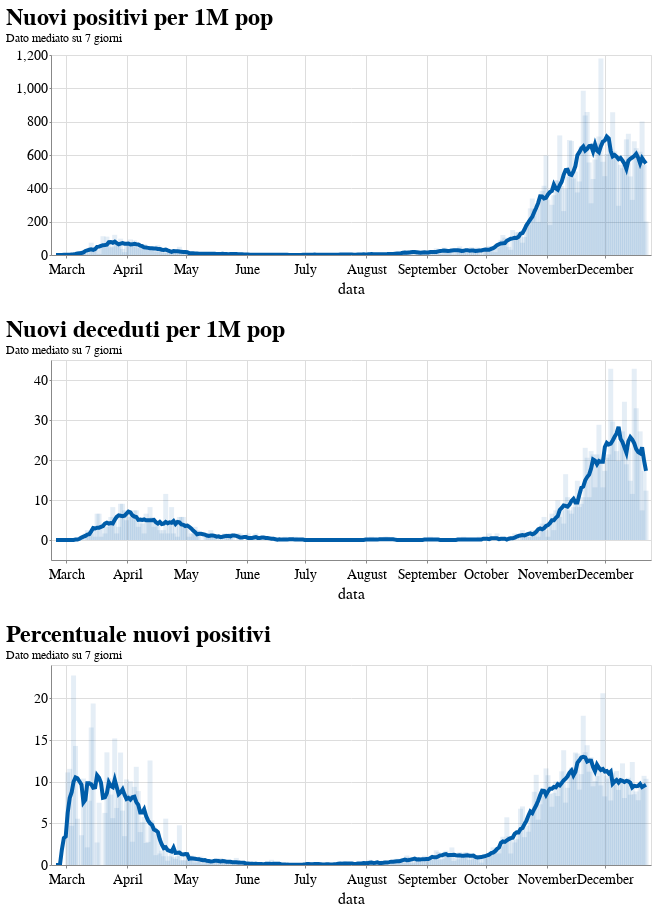

The notebook cell this image was saved under:
### Code cell
c1 = rolling_avg('nuovi_positivi_per_1M_pop', title="Nuovi positivi per 1M pop") 
c2 = rolling_avg('nuovi_deceduti_per_1M_pop', title="Nuovi deceduti per 1M pop")
c3 = rolling_avg('percentuale_nuovi_positivi', title="Percentuale nuovi positivi")
alt.vconcat(c1, c2, c3)

### Figure 1 — Vega-Lite specification as saved in the notebook (floating-point values rounded to 4 significant figures; data arrays with more than 128 entries replaced by an {"elided": "..."} marker saying what was removed)
{"config": {"view": {"width": 600, "height": 400}, "background": "#ffffff", "title": {"anchor": "start", "font": "Source Sans Pro, Arial, sans", "fontColor": "#000000", "fontSize": 24, "fontWeight": "bold"}, "arc": {"fill": "#005DA9"}, "area": {"fill": "#005DA9"}, "line": {"stroke": "#005DA9", "strokeWidth": 4}, "path": {"stroke": "#005DA9"}, "rect": {"fill": "#005DA9"}, "shape": {"stroke": "#005DA9"}, "bar": {"fill": "#005DA9"}, "point": {"stroke": "#005DA9"}, "symbol": {"fill": "#005DA9", "size": 60}, "axis": {"titleFont": "Source Sans Pro, sans", "titleFontSize": 16, "titleFontWeight": "normal", "labelFont": "Source Sans Pro, sans", "labelFontSize": 14, "labelFontWeight": "normal"}, "axisX": {"labelAngle": 0, "labelPadding": 4, "tickSize": 3}, "axisY": {"labelBaseline": "middle", "maxExtent": 45, "minExtent": 45, "tickSize": 2, "titleAlign": "left", "titleAngle": 0, "titleX": -45, "titleY": -11}, "headerFacet": {"titleFontSize": 16, "labelFontSize": 14}, "headerRow": {"titleFontSize": 16, "labelFontSize": 14}, "headerColumn": {"titleFontSize": 16, "labelFontSize": 14}, "legend": {"titleFont": "Source Sans Pro, sans", "titleFontSize": 16, "titleFontWeight": "normal", "symbolType": "circle", "labelFont": "Source Sans Pro, sans", "labelFontSize": 15}, "range": {"category": ["#AB377A", "#AEC067", "#9BC3B7", "#928285", "#F07F3C", "#FFE054", "#E30034", "#005DA9", "#644F54", "#5EA290", "#769F3B", "#812161", "#E36319", "#F5C631"]}}, "vconcat": [{"layer": [{"mark": "line", "encoding": {"tooltip": [{"type": "temporal", "field": "data"}, {"type": "quantitative", "field": "nuovi_positivi"}, {"type": "quantitative", "field": "nuovi_deceduti"}, {"type": "quantitative", "field": "incremento"}], "x": {"type": "temporal", "field": "data"}, "y": {"type": "quantitative", "field": "averaged", "title": ""}}, "height": 200, "selection": {"selector001": {"type": "interval", "bind": "scales"}}, "transform": [{"window": [{"op": "mean", "field": "nuovi_positivi_per_1M_pop", "as": "averaged"}], "frame": [-4, 3]}], "width": 600}, {"mark": {"type": "bar", "opacity": 0.1}, "encoding": {"tooltip": [{"type": "temporal", "field": "data"}, {"type": "quantitative", "field": "nuovi_positivi"}, {"type": "quantitative", "field": "nuovi_deceduti"}, {"type": "quantitative", "field": "incremento"}], "x": {"type": "temporal", "field": "data"}, "y": {"type": "quantitative", "field": "nuovi_positivi_per_1M_pop", "title": ""}}, "height": 200, "transform": [{"window": [{"op": "mean", "field": "nuovi_positivi_per_1M_pop", "as": "averaged"}], "frame": [-4, 3]}], "width": 600}], "title": {"text": ["Nuovi positivi per 1M pop"], "subtitle": ["Dato mediato su 7 giorni"]}}, {"layer": [{"mark": "line", "encoding": {"tooltip": [{"type": "temporal", "field": "data"}, {"type": "quantitative", "field": "nuovi_positivi"}, {"type": "quantitative", "field": "nuovi_deceduti"}, {"type": "quantitative", "field": "incremento"}], "x": {"type": "temporal", "field": "data"}, "y": {"type": "quantitative", "field": "averaged", "title": ""}}, "height": 200, "selection": {"selector001": {"type": "interval", "bind": "scales"}}, "transform": [{"window": [{"op": "mean", "field": "nuovi_deceduti_per_1M_pop", "as": "averaged"}], "frame": [-4, 3]}], "width": 600}, {"mark": {"type": "bar", "opacity": 0.1}, "encoding": {"tooltip": [{"type": "temporal", "field": "data"}, {"type": "quantitative", "field": "nuovi_positivi"}, {"type": "quantitative", "field": "nuovi_deceduti"}, {"type": "quantitative", "field": "incremento"}], "x": {"type": "temporal", "field": "data"}, "y": {"type": "quantitative", "field": "nuovi_deceduti_per_1M_pop", "title": ""}}, "height": 200, "transform": [{"window": [{"op": "mean", "field": "nuovi_deceduti_per_1M_pop", "as": "averaged"}], "frame": [-4, 3]}], "width": 600}], "title": {"text": ["Nuovi deceduti per 1M pop"], "subtitle": ["Dato mediato su 7 giorni"]}}, {"layer": [{"mark": "line", "encoding": {"tooltip": [{"type": "temporal", "field": "data"}, {"type": "quantitative", "field": "nuovi_positivi"}, {"type": "quantitative", "field": "nuovi_deceduti"}, {"type": "quantitative", "field": "incremento"}], "x": {"type": "temporal", "field": "data"}, "y": {"type": "quantitative", "field": "averaged", "title": ""}}, "height": 200, "selection": {"selector001": {"type": "interval", "bind": "scales"}}, "transform": [{"window": [{"op": "mean", "field": "percentuale_nuovi_positivi", "as": "averaged"}], "frame": [-4, 3]}], "width": 600}, {"mark": {"type": "bar", "opacity": 0.1}, "encoding": {"tooltip": [{"type": "temporal", "field": "data"}, {"type": "quantitative", "field": "nuovi_positivi"}, {"type": "quantitative", "field": "nuovi_deceduti"}, {"type": "quantitative", "field": "incremento"}], "x": {"type": "temporal", "field": "data"}, "y": {"type": "quantitative", "field": "percentuale_nuovi_positivi", "title": ""}}, "height": 200, "transform": [{"window": [{"op": "mean", "field": "percentuale_nuovi_positivi", "as": "averaged"}], "frame": [-4, 3]}], "width": 600}], "title": {"text": ["Percentuale nuovi positivi"], "subtitle": ["Dato mediato su 7 giorni"]}}], "data": {"name": "data-fbe11ac8fe82101ea9265e51b1fc96bb"}, "$schema": "https://vega.github.io/schema/vega-lite/v4.8.1.json", "datasets": {"data-fbe11ac8fe82101ea9265e51b1fc96bb": {"elided": "302 records"}}}
